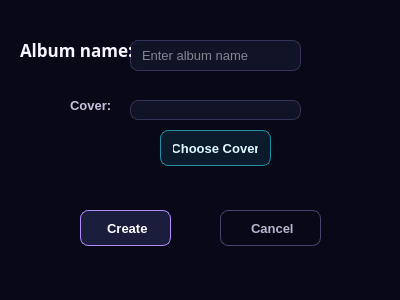
<?xml version="1.0" encoding="UTF-8"?>
<ui version="4.0">
 <class>CreateAlbumDialog</class>
 <widget class="QDialog" name="CreateAlbumDialog">
  <property name="geometry">
   <rect>
    <x>0</x>
    <y>0</y>
    <width>400</width>
    <height>300</height>
   </rect>
  </property>
  <property name="windowTitle">
   <string>Dialog</string>
  </property>
  <property name="styleSheet">
   <string notr="true">
QWidget {
    color: #F7F5FF;
    font-family: &quot;Segoe UI&quot;;
    font-size: 10pt;
}

QDialog,
QMainWindow {
    background-color: #080817;
}

/* ---------- Labels ---------- */

QLabel {
    color: #F7F5FF;
    background-color: transparent;
}

/* ---------- Text inputs ---------- */

QLineEdit,
QTextEdit,
QSpinBox,
QComboBox {
    color: #F7F5FF;
    background-color: rgba(17, 19, 39, 235);

    border: 1px solid #37335C;
    border-radius: 8px;

    padding: 6px 9px;

    selection-background-color: #8B5CF6;
    selection-color: white;
}

QLineEdit:hover,
QTextEdit:hover,
QSpinBox:hover,
QComboBox:hover {
    border-color: #625A92;
}

QLineEdit:focus,
QTextEdit:focus,
QSpinBox:focus,
QComboBox:focus {
    background-color: #151831;
    border: 1px solid #27D7F2;
}

QLineEdit:disabled,
QTextEdit:disabled,
QSpinBox:disabled,
QComboBox:disabled {
    color: #686581;
    background-color: #0E1022;
    border-color: #25233D;
}

/* ---------- Combo box ---------- */

QComboBox::drop-down {
    width: 25px;
    border: none;
}

QComboBox QAbstractItemView {
    color: #F7F5FF;
    background-color: #14162D;

    border: 1px solid #534B82;
    border-radius: 7px;

    padding: 4px;
    outline: none;

    selection-color: white;
    selection-background-color: #734BD1;
}

/* ---------- Buttons ---------- */

QPushButton {
    min-height: 30px;

    color: #F7F5FF;
    background-color: #1A1D3B;

    border: 1px solid #49446F;
    border-radius: 8px;

    padding: 2px 12px;

    font-weight: 600;
}

QPushButton:hover {
    background-color: #27264D;
    border-color: #9B7CFF;
}

QPushButton:pressed {
    background-color: #342A68;
    border-color: #F15BB5;
}

QPushButton:focus {
    border-color: #27D7F2;
}

QPushButton:disabled {
    color: #686581;
    background-color: #101225;
    border-color: #282640;
}

/* ---------- Lists ---------- */

QListWidget {
    color: #F7F5FF;
    background-color: rgba(14, 16, 35, 238);

    border: 1px solid #302D52;
    border-radius: 12px;

    padding: 5px;
    outline: none;
}

QListWidget::item {
    min-height: 34px;

    margin: 2px;
    padding: 6px 9px;

    border-radius: 8px;
}

QListWidget::item:hover {
    background-color: rgba(93, 68, 157, 125);
}

QListWidget::item:selected {
    color: white;
    background-color: #6842C2;
}

/* ---------- Scrollbars ---------- */

QScrollBar:vertical {
    width: 10px;

    background-color: transparent;

    margin: 5px 2px 5px 0;
}

QScrollBar::handle:vertical {
    min-height: 30px;

    background-color: #4C4477;
    border-radius: 5px;
}

QScrollBar::handle:vertical:hover {
    background-color: #8B5CF6;
}

QScrollBar::add-line:vertical,
QScrollBar::sub-line:vertical,
QScrollBar::add-page:vertical,
QScrollBar::sub-page:vertical {
    height: 0;
    background-color: transparent;
}

/* ---------- Radio buttons ---------- */

QRadioButton {
    color: #D8D4EC;
    spacing: 7px;
}

QRadioButton::indicator {
    width: 15px;
    height: 15px;

    background-color: #111327;

    border: 1px solid #625A92;
    border-radius: 8px;
}

QRadioButton::indicator:hover {
    border-color: #27D7F2;
}

QRadioButton::indicator:checked {
    background-color: #F15BB5;
    border: 4px solid #211B43;
}

/* ---------- Sliders ---------- */

QSlider::groove:horizontal {
    height: 6px;

    background-color: #292642;
    border-radius: 3px;
}

QSlider::sub-page:horizontal {
    background: qlineargradient(
        x1: 0,
        y1: 0,
        x2: 1,
        y2: 0,
        stop: 0 #27D7F2,
        stop: 0.52 #8B5CF6,
        stop: 1 #F15BB5
    );

    border-radius: 3px;
}

QSlider::add-page:horizontal {
    background-color: #292642;
    border-radius: 3px;
}

QSlider::handle:horizontal {
    width: 15px;

    margin: -5px 0;

    background-color: #F7F5FF;

    border: 2px solid #A66CFF;
    border-radius: 8px;
}

QSlider::handle:horizontal:hover {
    background-color: #27D7F2;
    border-color: white;
}

/* ---------- Tooltips ---------- */

QToolTip {
    color: white;
    background-color: #171A35;

    border: 1px solid #8B5CF6;
    border-radius: 5px;

    padding: 5px;
}

/* ---------- Message boxes ---------- */

QMessageBox {
    background-color: #0D0F20;
}

QMessageBox QLabel {
    min-width: 260px;
    color: #F7F5FF;
}

QMessageBox QPushButton {
    min-width: 84px;
}
/* CREATE ALBUM */

QDialog#CreateAlbumDialog {
    background: qradialgradient(
        cx: 0.85,
        cy: 0.05,
        radius: 1,
        stop: 0 #331947,
        stop: 0.42 #11142D,
        stop: 1 #080817
    );
}

QLabel#label_2 {
    color: #F7F5FF;

    font-family: &quot;Bahnschrift&quot;;
    font-size: 13pt;
    font-weight: 700;
}

QLabel#label {
    color: #C7C1DA;
    font-weight: 600;
}

QPushButton#createButton {
    color: white;

    background: qlineargradient(
        x1: 0,
        y1: 0,
        x2: 1,
        y2: 0,
        stop: 0 #6941C6,
        stop: 0.55 #8B5CF6,
        stop: 1 #D946A5
    );

    border-color: #B58AFF;
}

QPushButton#createButton:hover {
    border-color: #27D7F2;
}

QPushButton#chooseCoverButton {
    color: #DFFAFF;
    background-color: rgba(39, 215, 242, 24);
    border-color: #238EA4;
}

QPushButton#chooseCoverButton:hover {
    color: #07151A;
    background-color: #27D7F2;
}

QPushButton#cancelButton {
    color: #B9B4CF;
    background-color: transparent;
}</string>
  </property>
  <widget class="QLabel" name="label">
   <property name="geometry">
    <rect>
     <x>70</x>
     <y>90</y>
     <width>41</width>
     <height>31</height>
    </rect>
   </property>
   <property name="font">
    <font>
     <family>Segoe UI</family>
     <pointsize>10</pointsize>
     <fontweight>DemiBold</fontweight>
    </font>
   </property>
   <property name="text">
    <string>Cover:</string>
   </property>
  </widget>
  <widget class="QLineEdit" name="coverPathLineEdit">
   <property name="geometry">
    <rect>
     <x>130</x>
     <y>100</y>
     <width>171</width>
     <height>20</height>
    </rect>
   </property>
   <property name="readOnly">
    <bool>true</bool>
   </property>
  </widget>
  <widget class="QPushButton" name="chooseCoverButton">
   <property name="geometry">
    <rect>
     <x>160</x>
     <y>130</y>
     <width>111</width>
     <height>36</height>
    </rect>
   </property>
   <property name="text">
    <string>Choose Cover</string>
   </property>
  </widget>
  <widget class="QPushButton" name="createButton">
   <property name="geometry">
    <rect>
     <x>80</x>
     <y>210</y>
     <width>91</width>
     <height>36</height>
    </rect>
   </property>
   <property name="text">
    <string> Create</string>
   </property>
  </widget>
  <widget class="QPushButton" name="cancelButton">
   <property name="geometry">
    <rect>
     <x>220</x>
     <y>210</y>
     <width>101</width>
     <height>36</height>
    </rect>
   </property>
   <property name="text">
    <string> Cancel</string>
   </property>
  </widget>
  <widget class="QLineEdit" name="albumNameLineEdit">
   <property name="geometry">
    <rect>
     <x>130</x>
     <y>40</y>
     <width>171</width>
     <height>31</height>
    </rect>
   </property>
   <property name="placeholderText">
    <string>Enter album name</string>
   </property>
  </widget>
  <widget class="QLabel" name="label_2">
   <property name="geometry">
    <rect>
     <x>20</x>
     <y>40</y>
     <width>111</width>
     <height>20</height>
    </rect>
   </property>
   <property name="font">
    <font>
     <family>Bahnschrift</family>
     <pointsize>13</pointsize>
     <bold>true</bold>
    </font>
   </property>
   <property name="text">
    <string>Album name:</string>
   </property>
  </widget>
 </widget>
 <resources/>
 <connections/>
</ui>
